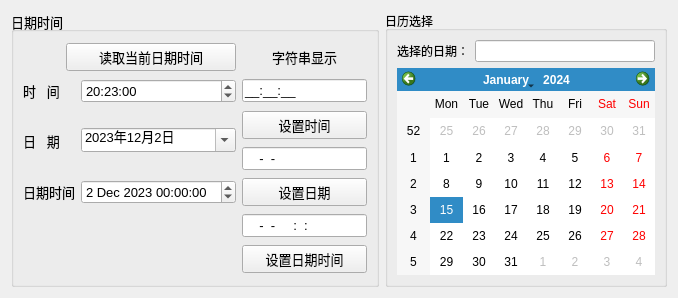
<?xml version="1.0" encoding="UTF-8"?>
<ui version="4.0">
 <class>Widget</class>
 <widget class="QWidget" name="Widget">
  <property name="geometry">
   <rect>
    <x>0</x>
    <y>0</y>
    <width>678</width>
    <height>298</height>
   </rect>
  </property>
  <property name="windowTitle">
   <string>日期时间</string>
  </property>
  <layout class="QHBoxLayout" name="horizontalLayout">
   <item>
    <widget class="QGroupBox" name="groupBox">
     <property name="font">
      <font>
       <pointsize>10</pointsize>
      </font>
     </property>
     <property name="title">
      <string>日期时间</string>
     </property>
     <layout class="QGridLayout" name="gridLayout">
      <item row="0" column="1" colspan="2">
       <widget class="QPushButton" name="btnGetTime">
        <property name="text">
         <string>读取当前日期时间</string>
        </property>
       </widget>
      </item>
      <item row="0" column="3">
       <widget class="QLabel" name="label_4">
        <property name="text">
         <string>字符串显示</string>
        </property>
        <property name="alignment">
         <set>Qt::AlignCenter</set>
        </property>
       </widget>
      </item>
      <item row="1" column="0">
       <widget class="QLabel" name="label">
        <property name="text">
         <string>时   间</string>
        </property>
       </widget>
      </item>
      <item row="1" column="2">
       <widget class="QTimeEdit" name="timeEdit">
        <property name="dateTime">
         <datetime>
          <hour>20</hour>
          <minute>23</minute>
          <second>0</second>
          <year>2000</year>
          <month>1</month>
          <day>1</day>
         </datetime>
        </property>
        <property name="displayFormat">
         <string>HH:mm:ss</string>
        </property>
        <property name="calendarPopup">
         <bool>true</bool>
        </property>
       </widget>
      </item>
      <item row="1" column="3">
       <widget class="QLineEdit" name="editTime">
        <property name="inputMask">
         <string>99:99:99;_</string>
        </property>
       </widget>
      </item>
      <item row="2" column="0" rowspan="2">
       <widget class="QLabel" name="label_2">
        <property name="text">
         <string>日   期</string>
        </property>
       </widget>
      </item>
      <item row="2" column="2" rowspan="2">
       <widget class="QDateEdit" name="dateEdit">
        <property name="dateTime">
         <datetime>
          <hour>0</hour>
          <minute>0</minute>
          <second>0</second>
          <year>2023</year>
          <month>12</month>
          <day>2</day>
         </datetime>
        </property>
        <property name="displayFormat">
         <string>yyyy年M月d日</string>
        </property>
        <property name="calendarPopup">
         <bool>true</bool>
        </property>
       </widget>
      </item>
      <item row="2" column="3">
       <widget class="QPushButton" name="btnSetTime">
        <property name="text">
         <string>设置时间</string>
        </property>
       </widget>
      </item>
      <item row="3" column="3">
       <widget class="QLineEdit" name="editDate">
        <property name="inputMask">
         <string>9999-99-99</string>
        </property>
       </widget>
      </item>
      <item row="4" column="0" colspan="2">
       <widget class="QLabel" name="label_3">
        <property name="text">
         <string>日期时间</string>
        </property>
       </widget>
      </item>
      <item row="4" column="2">
       <widget class="QDateTimeEdit" name="dateTimeEdit">
        <property name="dateTime">
         <datetime>
          <hour>0</hour>
          <minute>0</minute>
          <second>0</second>
          <year>2023</year>
          <month>12</month>
          <day>2</day>
         </datetime>
        </property>
       </widget>
      </item>
      <item row="4" column="3">
       <widget class="QPushButton" name="btnSetDate">
        <property name="text">
         <string>设置日期</string>
        </property>
       </widget>
      </item>
      <item row="5" column="3">
       <widget class="QLineEdit" name="editDateTime">
        <property name="inputMask">
         <string>9999-99-99 99:99:99</string>
        </property>
       </widget>
      </item>
      <item row="6" column="3">
       <widget class="QPushButton" name="btnSetDateTime">
        <property name="text">
         <string>设置日期时间</string>
        </property>
       </widget>
      </item>
     </layout>
    </widget>
   </item>
   <item>
    <widget class="QGroupBox" name="groupBox_2">
     <property name="title">
      <string>日历选择</string>
     </property>
     <layout class="QGridLayout" name="gridLayout_2">
      <item row="0" column="0">
       <widget class="QLabel" name="label_5">
        <property name="text">
         <string>选择的日期：</string>
        </property>
       </widget>
      </item>
      <item row="0" column="1">
       <widget class="QLineEdit" name="editCalendar"/>
      </item>
      <item row="1" column="0" colspan="2">
       <widget class="QCalendarWidget" name="calendarWidget"/>
      </item>
     </layout>
    </widget>
   </item>
  </layout>
 </widget>
 <resources/>
 <connections/>
</ui>
